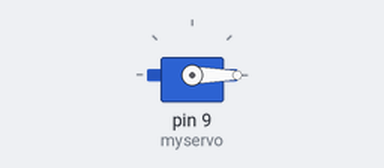
Bench run of a sketch on a simulated Arduino Uno, built with avr-gcc and run on an emulated ATmega328P. On the bench: servo.

Above: at 0.05 s.
At 2.05 s:
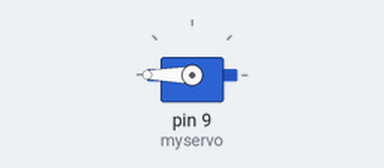
At 4.0 s:
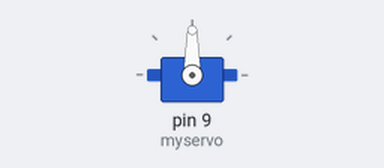
Timing chart, 0 to 5.2 s (numbered marks = the images above):
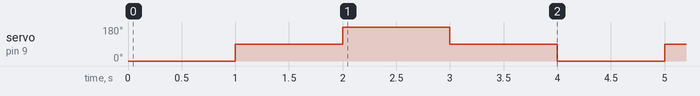

The sketch:

basic_servo_v1.ino
```cpp
#include <Servo.h>   //載入函式庫，這是內建的，不用安裝

Servo myservo;  // 建立SERVO物件


void setup() {
  myservo.attach(9);  // 設定要將伺服馬達接到哪一個PIN腳
}

void loop() {
  myservo.write(0);  //旋轉到0度，就是一般所說的歸零
  delay(1000);
  myservo.write(90); //旋轉到90度
  delay(1000);
  myservo.write(180); //旋轉到180度
  delay(1000);
  myservo.write(90);
  delay(1000);
}
```

Measured:
- by itself, servo on pin 9 (myservo): repeats every 4.0 s: 180° 1.0 s, 90° 1.0 s, 0° 1.0 s, 90° 1.0 s
